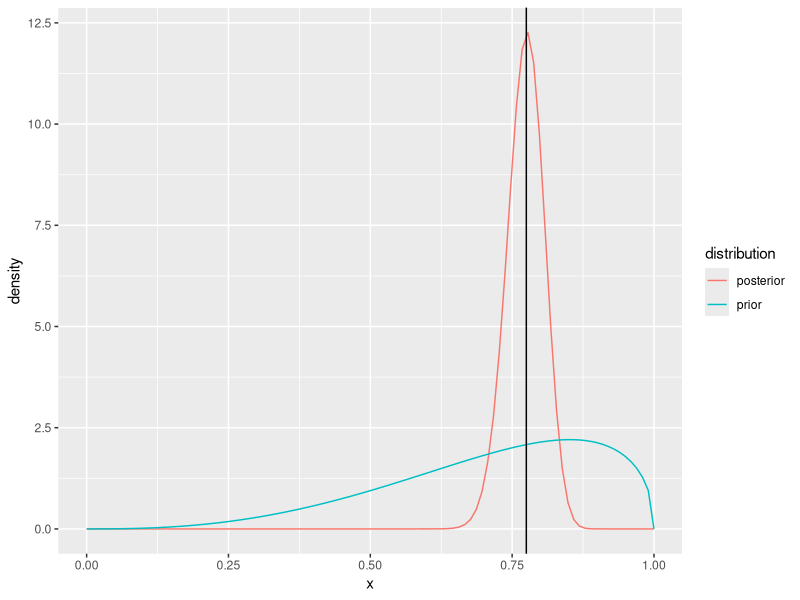
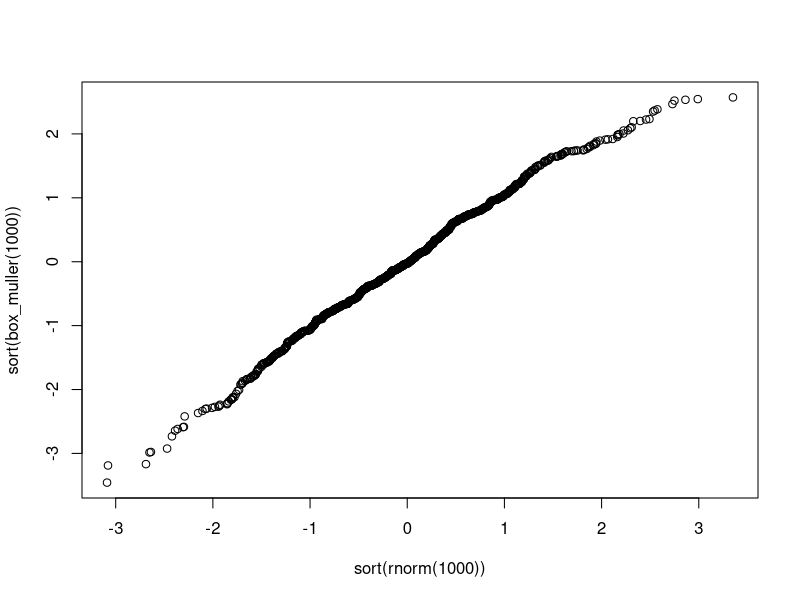
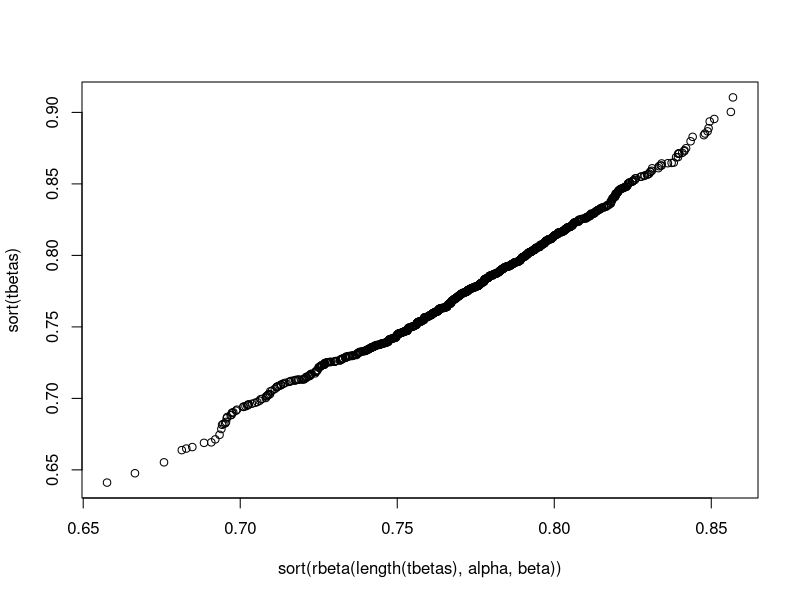
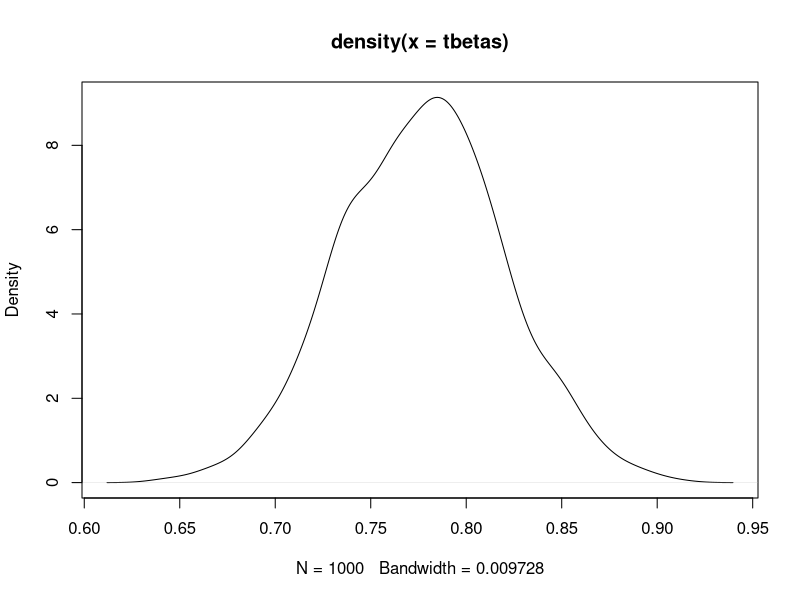
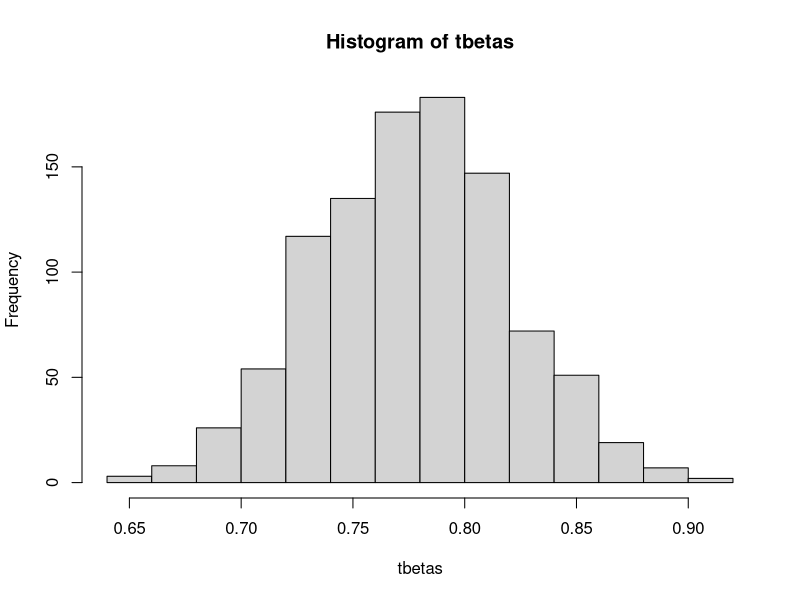

Reproduce these figures in R, in order.
## ---- chunk 1
knitr::opts_chunk$set(echo = TRUE)
## ---- chunk 2
library(tidyr)
library(ggplot2)
library(tidyverse)
## ---- chunk 3
n_25 = (0.25+0.955)/2
n_50 = (0.50+0.9679)/2
n_75 = (0.75+0.98)/2
print(n_25)
print(n_50)
print(n_75)
## ---- chunk 4
y_trials = c(10, 50, 35, 25, 40)
y_failures = c(2, 8, 12, 6, 8)
y_successes = y_trials - y_failures
print(sum(y_trials)) # Value for n
print(sum(y_successes)) # Value for s
print(sum(y_successes)/sum(y_trials)) # Value for y_bar
## ---- chunk 5
a = 3.64
b = 1.46

plot_beta_prior = function(successes , trials , a , b , n){
  
  binary_data <- tibble(x=seq(from = 0 , to = 1 , len = n)) %>%
    mutate(prior = dbeta(x , a , b)) %>%
    mutate(posterior = dbeta(x , successes + a , trials - successes + b))%>%
    pivot_longer(cols = c(2,3) , names_to = 'distribution' , values_to = 'density')
  
  ggplot(binary_data) +
    geom_line(aes(x = x , y = density , col = distribution)) +
    geom_vline(xintercept = successes/trials)
}

# Prior has an effect
plot_beta_prior(sum(y_successes) , sum(y_trials) , a , b , 100)
## ---- chunk 6
N = 1e3
alpha = 127.64
beta = 37.46

# Box Muller for sampling normals
box_muller = function(N){
  M = ceiling(N/2)
  thetas = runif(M)*2*pi
  Us = runif(M)
  Ws = -2*log(1-Us)
  X1 = sqrt(Ws)*cos(thetas)
  X2 = sqrt(Ws)*sin(thetas)
  c(X1 , X2)[1:N]
}
# Check how well it approximates a normal dist
plot(sort(rnorm(1000)) , sort(box_muller(1000)))

# Normal Envelope for Beta
betaSams = function(n , a, b){
  A = a - 1
  B = b - 1
  xhat = A/(A+B)
  H = -1*(A^(1/3) + B^(1/3))^3
  Zs = box_muller(n) # substitute Normal sampler via ox Muller
  Xus = xhat + Zs*(sqrt(-1/H))
  hxhat = A*log(xhat)+ B*log(1-xhat)
  c = gamma(a)*gamma(b)/gamma(a+b)
  k = exp(hxhat)*sqrt(-2*pi/H)
  # Any negative numbers are already not worth considering
  Xus = Xus[Xus >= 0]
  # Initiate just as many random unifs (0,1)
  Us = runif(length(Xus))
  # Acceptance-Rejection step
  Xus[Us*exp(hxhat)*exp(H/2)*(Xus - xhat)^2 <= (Xus^A)*((1-Xus)^B)]
}

# Get the accepted samples
x = betaSams(N , alpha , beta)
tbetas = x[!is.na(x)]

# Check how well it approximates a Beta dist
plot(sort(rbeta(length(tbetas) , alpha , beta)) , sort(tbetas))
plot(density(tbetas))
hist(tbetas)
## ---- chunk 7
# Bernoulli from Uniform
binarify = function(num , theta){
  if (num >= theta){
    return(0)
  }
  else{
    return(1)
  }
}

# Binomial Sampler - Count successes
binomial = function(trials , theta){
  Us = runif(trials)
  bin_vec = c()
  for (i in seq_along(Us)){
    val = sapply(Us[i] , binarify , theta)
    bin_vec = c(bin_vec , val)
  }
  return(sum(bin_vec))
}

binomial_samples_gen = function(N , trials , thetas){
  # Run the binomial sampler N times. See distribution
  ySamples = c()
  for (i in 1:N){
    ySamples = c(ySamples , binomial(trials , sample(thetas , 1)))
  }
  return(ySamples)
}

# Variables
trials = 65
Us = runif(N)

# Generate
ySamples = binomial_samples_gen(N , trials , tbetas)

# Monte Carlo estimate
phat = sum(ySamples>50)/N
# Monte Carlo error
MCerror = sqrt(phat*(1-phat)/N)

print(paste('The MC estimate is', round(phat, 6), 'and (', round(phat-1.96*MCerror , 6), ',',round(phat+1.96*MCerror , 6),') is a 95% C.I'))
